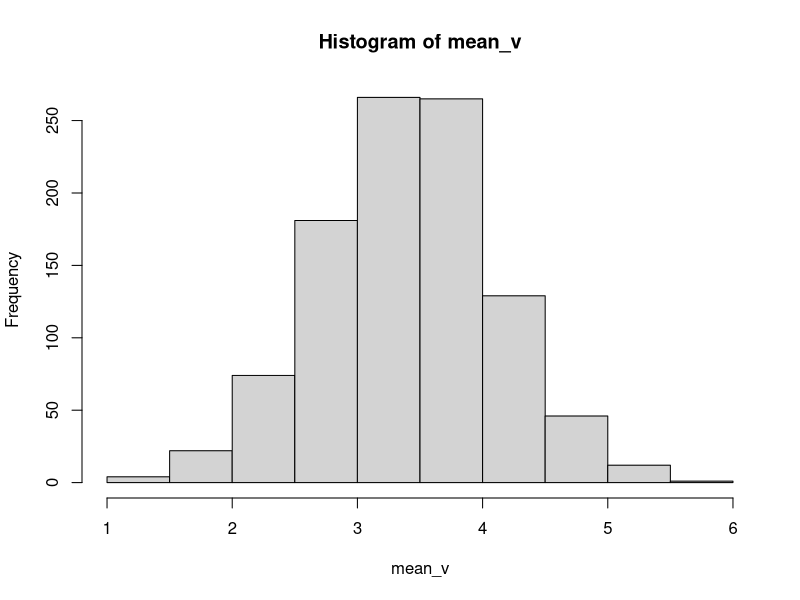

Recreate this plot in R.

dat <- sample(1:6, 6000,replace = TRUE)

m <- matrix(
  data = dat,
  nrow = 1000,
  byrow = TRUE
)

# mean vector
mean_v <- apply(m, 1,mean)

# hist
hist(mean_v)

# avg
mean(mean_v)

# var
var(mean_v)
